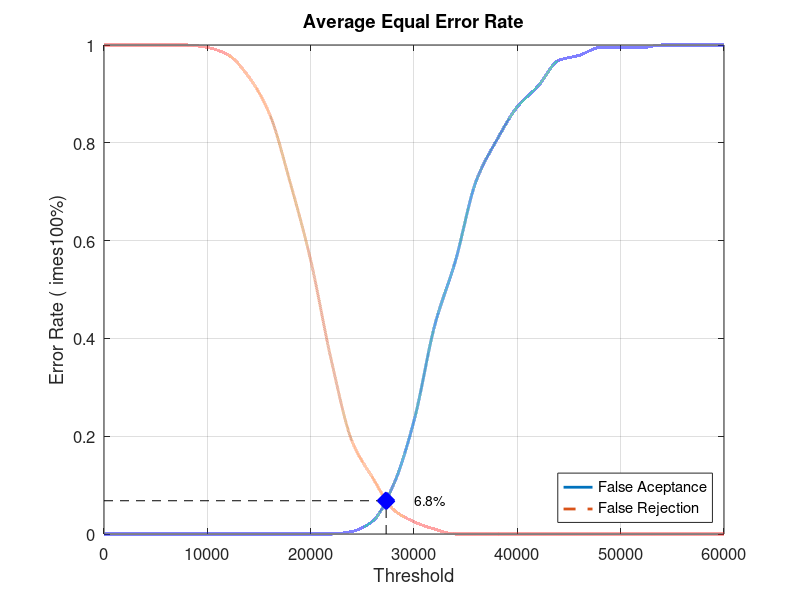
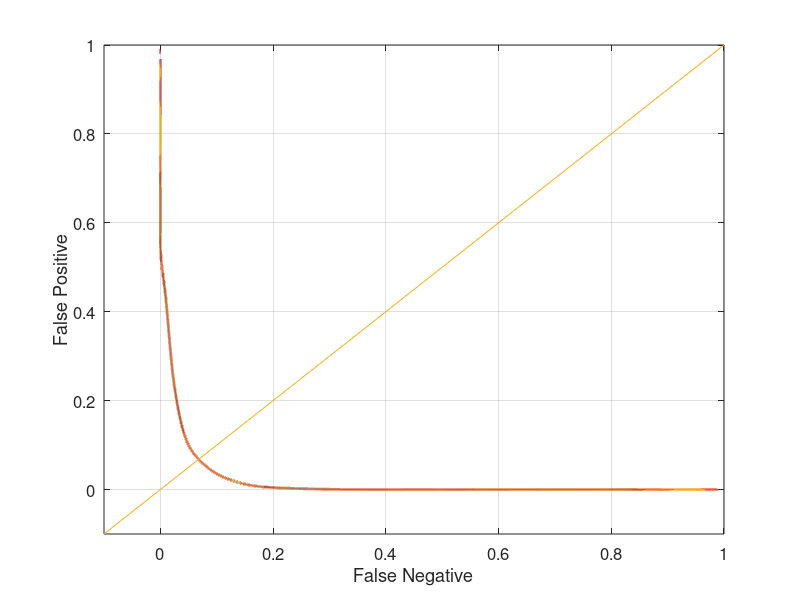

Recreate these plots in MATLAB, in order.
close all;
clear;
clc;
x = 0:2000:60000;
xq = 0:0.5:60000;

y0 = [0 0 0 0 0 0 0 0 0 0 0 0 0.00526316 0.0263158 0.1 0.231579 0.426316 0.557895 0.721053 0.805263 0.873684 0.915789 0.968421 0.978947 0.994737 0.994737 0.994737 1 1 1 1]
yy0 = interp1(x, y0, xq, 'pchip');
y1 = [1 1 1 1 1 0.995 0.98 0.935 0.86 0.72 0.56 0.355 0.19 0.115 0.05 0.025 0.01 0 0 0 0 0 0 0 0 0 0 0 0 0 0]
yy1 = interp1(x, y1, xq, 'pchip');

% Calculating EER: 
y2 = abs(y0 - y1);
find(y2 == min(y2))
yy2 = abs(yy0 - yy1);
xEER = find(yy2 == min(yy2));
xEERIndex = xq(xEER) % X-axis EER
yEER = yy0(xEER) % Y-axis EER

main = figure
plot(xq, yy0,'-','LineWidth', 2);	hold on
plot(xq, yy1,'--','LineWidth', 2);	hold on
plot([xEERIndex xEERIndex], [0 yEER], 'k--');	hold on
plot([0 xEERIndex], [yEER yEER], 'k--');	hold on
plot(xEERIndex, yEER, 'bx', 'LineWidth', 10);	hold on
text(xEERIndex + 10 * xEERIndex / 100, yEER, [num2str(round((10000 * yEER)) / 100) '%'])
legend('False Aceptance', 'False Rejection', 'Location', 'SouthEast')
xlabel('Threshold')
ylabel('Error Rate (	imes100%)')
title('Average Equal Error Rate')
set(gca, 'FontSize', 12)
axis([0 60000 0 1])
grid on

print(main, 'Database3_2Main', '-dpng');
FNRxFPR = figure('Color', [1 1 1]);
plot(yy1, yy0, '-', yy1, yy0, 'LineWidth', 2);
hold on
y = -0.1:0.1:1
plot(y, y); 
set(gca, 'FontSize', 12)
xlabel('False Negative')
ylabel('False Positive')
axis([-0.1 1 -0.1 1])
set(gca, 'FontSize', 12)
grid on

print(FNRxFPR, 'Database3_2FNRxFPR','-dpng');
